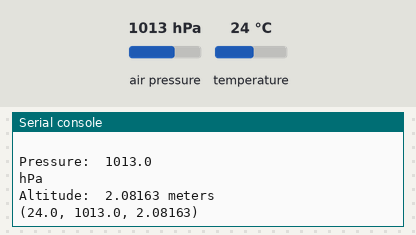
A program run on a simulated CircuitPython board. Shown: the last lines printed to the serial console. The test bench sets the inputs (shaded band); at power-on: air pressure 1013 hPa, temperature 24 °C.

Above: at 1.2 s.
1.3 s: air pressure set to 952 hPa
At 1.41 s:
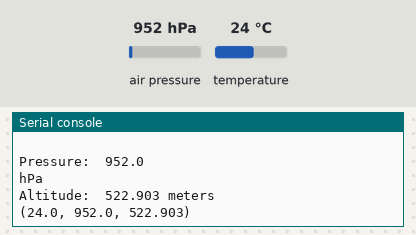
2.8 s: temperature set to 12 °C
At 2.97 s:
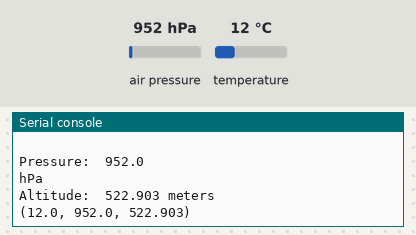
4.3 s: air pressure set to 975 hPa
At 4.37 s:
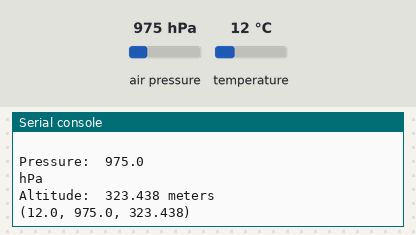
Timing chart, 0 to 7.3 s (numbered marks = the images above; inputs shaded):
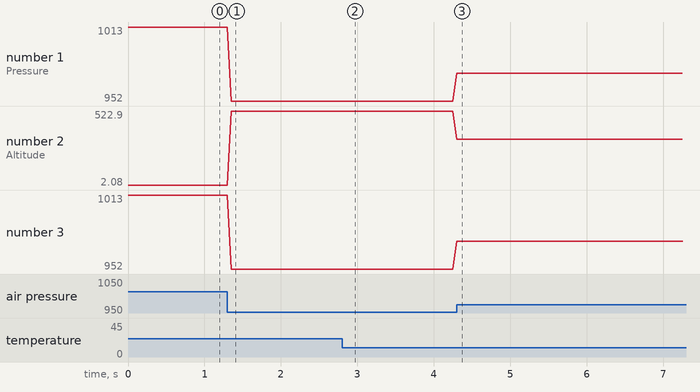

Measured:
- after the input at 1.3 s, the serial console: prints a new line after 0.05 s (image 1)
- after the input at 2.8 s, the serial console: prints a new line after 0.05 s (image 2)
- after the input at 4.3 s, the serial console: prints a new line at once (image 3)
- plotted number 1: 1013 → 952 after the input at 1.3 s, 952 → 975 after the input at 4.3 s
- plotted number 2: 2.08 → 522.9 after the input at 1.3 s, 522.9 → 323.44 after the input at 4.3 s
- plotted number 3: 1013 → 952 after the input at 1.3 s, 952 → 975 after the input at 4.3 s

The program:

altura.py
```python
import time
import board
# import digitalio # For use with SPI
import adafruit_bmp280

# Create sensor object, communicating over the board's default I2C bus
i2c = board.I2C()   # uses board.SCL and board.SDA
bmp280 = adafruit_bmp280.Adafruit_BMP280_I2C(i2c)

# OR Create sensor object, communicating over the board's default SPI bus
# spi = board.SPI()
# bmp_cs = digitalio.DigitalInOut(board.D10)
# bmp280 = adafruit_bmp280.Adafruit_BMP280_SPI(spi, bmp_cs)

# change this to match the location's pressure (hPa) at sea level
bmp280.sea_level_pressure = 1013.25
while True:
    print("\nTemperature: ", bmp280.temperature, "C")
    print("\nPressure: ", bmp280.pressure, "\nhPa")
    print("Altitude: ", bmp280.altitude, "meters")
    print((bmp280.temperature, bmp280.pressure, bmp280.altitude, )) #Plotter variables
    time.sleep(0.05)
```
